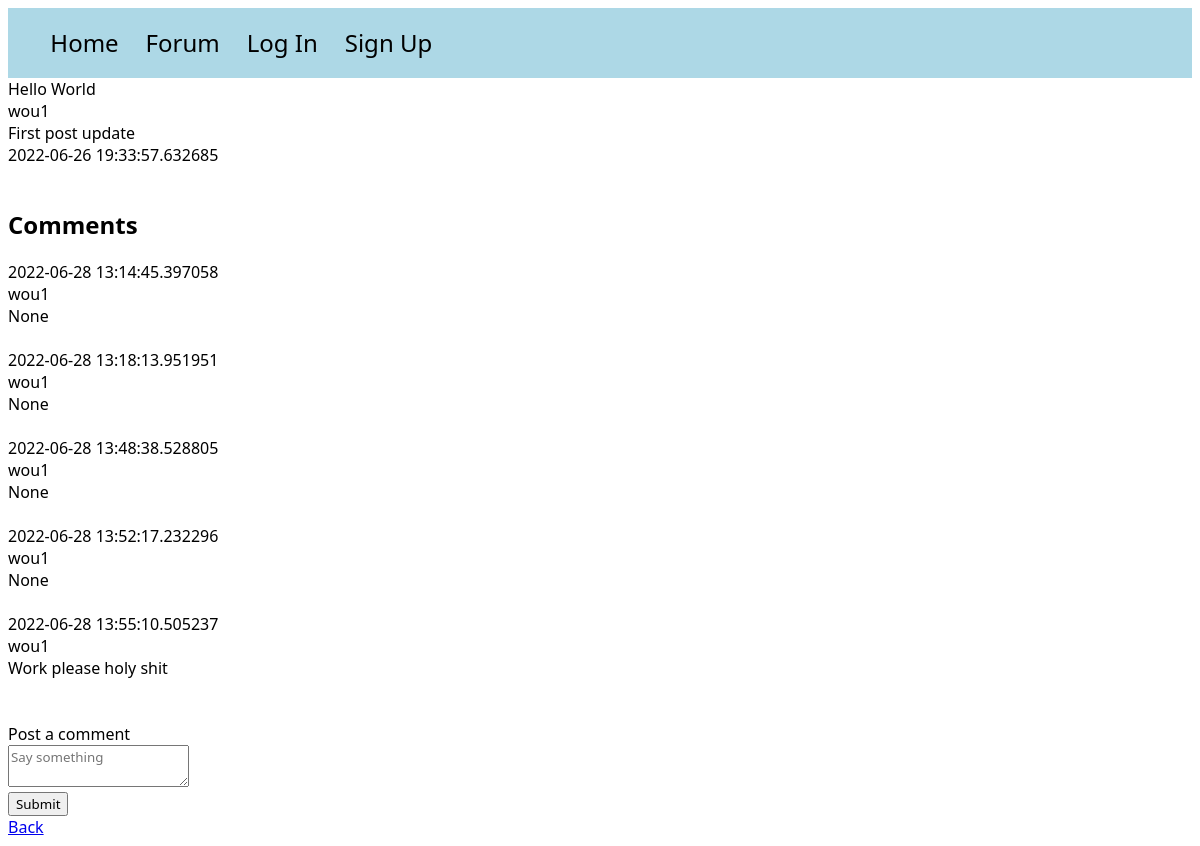
/posts/1, run on the app's committed database.
### models.py (models this page shows)
class Post(db.Model):
    id = db.Column(db.Integer, primary_key=True)
    title = db.Column(db.String(100))
    content = db.Column(db.Text)
    poster_id = db.Column(db.Integer, db.ForeignKey(User.id))
    date_posted = db.Column(db.DateTime, default=datetime.utcnow)
    slug = db.Column(db.String(256))
    comments = db.relationship('Comment', backref='commented_post')

class User(UserMixin, db.Model):
    id = db.Column(db.Integer, primary_key=True)
    email = db.Column(db.String(100), unique=True)
    password = db.Column(db.String(100))
    name = db.Column(db.String(1000))
    last_seen = db.Column(db.String(100))
    posts = db.relationship('Post', backref='poster')

class Comment(db.Model):
    id = db.Column(db.Integer, primary_key=True)
    author_id = db.Column(db.Integer, db.ForeignKey(User.id))
    author_name = db.relationship('User', backref='comment_poster')
    content = db.Column(db.Text)
    timestamp = db.Column(db.DateTime, default=datetime.utcnow)
    post_id = db.Column(db.Integer, db.ForeignKey(Post.id))

### app.py (the view)
@app.route('/posts/<int:id>')
def post(id):
    post = Post.query.get_or_404(id)
    comments = Comment.query.order_by(Comment.timestamp)
    return render_template("post.html", post=post, comments=comments)

### templates/post.html (shortened to what this page needs)
<!DOCTYPE html>
<html lang="en">
<head>
</head>
<link rel="stylesheet" href="/static/style.css">
<body>
<div id="navbar">
    <ul>
        <a href="{{ url_for('home') }}"><li>Home</li></a>
        <a href="{{ url_for('posts') }}"><li>Forum</li></a>
         {% if not current_user.is_authenticated %}
        <a href="{{ url_for('auth.login') }}"><li>Log In</li></a> <a href="{{ url_for('auth.signup') }}"><li>Sign Up</li></a>
        {% endif %}
    </ul>
</div>
{{ post.title }}<br>
{{ post.poster.name }}<br>
{{ post.content }}<br>
{{ post.date_posted }}<br><br>
<div id="comment-container">
    <h2>Comments</h2>
    {% for comment in comments %}
        {{ comment.timestamp }} <br>
        {{ comment.author_name.name }} <br>
        {{ comment.content }} <br>
        <br>
    {% endfor %}
</div>
<br>
<div id="add-comment-container">
    <form class="comment-form" action="{{ url_for('post_comment', id=post.id) }}" method="post">
        <label for="comment-content">Post a comment</label>
        <div class="field">
            <textarea id="comment-content" name="comment_body" placeholder="Say something"></textarea>
        </div>
        <input type="submit">
    </form>
</div>
<a href="{{ url_for('posts') }}">Back</a>
</body>
</html>

### static/style.css (style rules this page uses)
* { font-family: Segoe UI; }
#navbar { background-color: lightblue; padding: 0.2%; }
li { font-size: 1.5em; text-decoration: none; color: black; display: inline-block; padding-right: 2%; }

### data on the page
Post: title "Hello World", content "First post update", date_posted "2022-06-26 19:33:57.632685"
User: poster.name "wou1"
Comment: timestamp "2022-06-28 13:14:45.397058", author_name.name "wou1", content "None"
Comment: timestamp "2022-06-28 13:18:13.951951", author_name.name "wou1", content "None"
Comment: timestamp "2022-06-28 13:48:38.528805", author_name.name "wou1", content "None"
Comment: timestamp "2022-06-28 13:52:17.232296", author_name.name "wou1", content "None"
Comment: timestamp "2022-06-28 13:55:10.505237", author_name.name "wou1", content "Work please holy shit"
